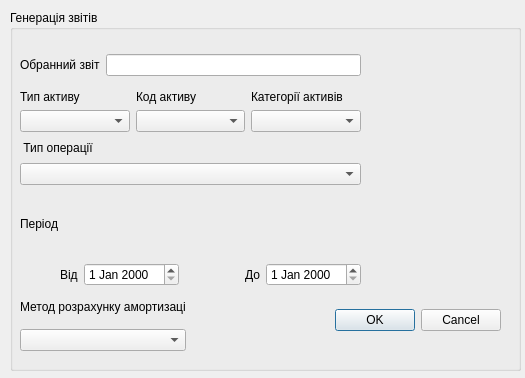
<?xml version="1.0" encoding="UTF-8"?>
<ui version="4.0">
 <class>generateReport</class>
 <widget class="QDialog" name="generateReport">
  <property name="geometry">
   <rect>
    <x>0</x>
    <y>0</y>
    <width>525</width>
    <height>378</height>
   </rect>
  </property>
  <property name="windowTitle">
   <string>Генерація звітів</string>
  </property>
  <widget class="QGroupBox" name="groupBox">
   <property name="geometry">
    <rect>
     <x>10</x>
     <y>10</y>
     <width>511</width>
     <height>361</height>
    </rect>
   </property>
   <property name="title">
    <string>Генерація звітів</string>
   </property>
   <widget class="QWidget" name="layoutWidget">
    <property name="geometry">
     <rect>
      <x>10</x>
      <y>40</y>
      <width>341</width>
      <height>30</height>
     </rect>
    </property>
    <layout class="QHBoxLayout" name="horizontalLayout">
     <item>
      <widget class="QLabel" name="label">
       <property name="text">
        <string>Обранний звіт</string>
       </property>
      </widget>
     </item>
     <item>
      <widget class="QLineEdit" name="lineEdit_chosed_report">
       <property name="readOnly">
        <bool>true</bool>
       </property>
      </widget>
     </item>
    </layout>
   </widget>
   <widget class="QWidget" name="layoutWidget">
    <property name="geometry">
     <rect>
      <x>10</x>
      <y>80</y>
      <width>341</width>
      <height>196</height>
     </rect>
    </property>
    <layout class="QVBoxLayout" name="verticalLayout_7">
     <item>
      <layout class="QVBoxLayout" name="verticalLayout_6">
       <item>
        <layout class="QVBoxLayout" name="verticalLayout_5">
         <item>
          <layout class="QHBoxLayout" name="horizontalLayout_5">
           <item>
            <layout class="QVBoxLayout" name="verticalLayout_2">
             <item>
              <widget class="QLabel" name="label_5">
               <property name="text">
                <string>Тип активу</string>
               </property>
              </widget>
             </item>
             <item>
              <widget class="QComboBox" name="comboBox_active_type"/>
             </item>
            </layout>
           </item>
           <item>
            <layout class="QVBoxLayout" name="verticalLayout_3">
             <item>
              <widget class="QLabel" name="label_6">
               <property name="text">
                <string>Код активу</string>
               </property>
              </widget>
             </item>
             <item>
              <widget class="QComboBox" name="comboBox_active_code"/>
             </item>
            </layout>
           </item>
           <item>
            <layout class="QVBoxLayout" name="verticalLayout_4">
             <item>
              <widget class="QLabel" name="label_7">
               <property name="text">
                <string>Категорії активів</string>
               </property>
              </widget>
             </item>
             <item>
              <widget class="QComboBox" name="comboBox_active_category"/>
             </item>
            </layout>
           </item>
          </layout>
         </item>
         <item>
          <widget class="QLabel" name="label_8">
           <property name="text">
            <string> Тип операції</string>
           </property>
          </widget>
         </item>
         <item>
          <widget class="QComboBox" name="comboBox_operation_type"/>
         </item>
        </layout>
       </item>
      </layout>
     </item>
     <item>
      <layout class="QVBoxLayout" name="verticalLayout">
       <item>
        <widget class="QLabel" name="label_2">
         <property name="text">
          <string>Період</string>
         </property>
        </widget>
       </item>
       <item>
        <layout class="QHBoxLayout" name="horizontalLayout_4">
         <item>
          <layout class="QHBoxLayout" name="horizontalLayout_2">
           <item>
            <spacer name="horizontalSpacer">
             <property name="orientation">
              <enum>Qt::Horizontal</enum>
             </property>
             <property name="sizeHint" stdset="0">
              <size>
               <width>40</width>
               <height>20</height>
              </size>
             </property>
            </spacer>
           </item>
           <item>
            <widget class="QLabel" name="label_3">
             <property name="text">
              <string>Від</string>
             </property>
            </widget>
           </item>
           <item>
            <widget class="QDateEdit" name="dateEdit_from"/>
           </item>
          </layout>
         </item>
         <item>
          <spacer name="horizontalSpacer_2">
           <property name="orientation">
            <enum>Qt::Horizontal</enum>
           </property>
           <property name="sizeHint" stdset="0">
            <size>
             <width>40</width>
             <height>20</height>
            </size>
           </property>
          </spacer>
         </item>
         <item>
          <layout class="QHBoxLayout" name="horizontalLayout_3">
           <item>
            <widget class="QLabel" name="label_4">
             <property name="text">
              <string>До</string>
             </property>
            </widget>
           </item>
           <item>
            <widget class="QDateEdit" name="dateEdit_to"/>
           </item>
          </layout>
         </item>
        </layout>
       </item>
      </layout>
     </item>
    </layout>
   </widget>
   <widget class="QWidget" name="">
    <property name="geometry">
     <rect>
      <x>10</x>
      <y>280</y>
      <width>481</width>
      <height>61</height>
     </rect>
    </property>
    <layout class="QHBoxLayout" name="horizontalLayout_6">
     <item>
      <layout class="QVBoxLayout" name="verticalLayout_8">
       <item>
        <widget class="QLabel" name="label_9">
         <property name="text">
          <string>Метод розрахунку амортизаці</string>
         </property>
        </widget>
       </item>
       <item>
        <widget class="QComboBox" name="comboBox_depreciation_method"/>
       </item>
      </layout>
     </item>
     <item>
      <spacer name="horizontalSpacer_3">
       <property name="orientation">
        <enum>Qt::Horizontal</enum>
       </property>
       <property name="sizeHint" stdset="0">
        <size>
         <width>40</width>
         <height>20</height>
        </size>
       </property>
      </spacer>
     </item>
     <item>
      <widget class="QDialogButtonBox" name="buttonBox">
       <property name="orientation">
        <enum>Qt::Horizontal</enum>
       </property>
       <property name="standardButtons">
        <set>QDialogButtonBox::Cancel|QDialogButtonBox::Ok</set>
       </property>
      </widget>
     </item>
    </layout>
   </widget>
  </widget>
 </widget>
 <resources/>
 <connections>
  <connection>
   <sender>buttonBox</sender>
   <signal>accepted()</signal>
   <receiver>generateReport</receiver>
   <slot>accept()</slot>
   <hints>
    <hint type="sourcelabel">
     <x>198</x>
     <y>330</y>
    </hint>
    <hint type="destinationlabel">
     <x>157</x>
     <y>274</y>
    </hint>
   </hints>
  </connection>
  <connection>
   <sender>buttonBox</sender>
   <signal>rejected()</signal>
   <receiver>generateReport</receiver>
   <slot>reject()</slot>
   <hints>
    <hint type="sourcelabel">
     <x>266</x>
     <y>330</y>
    </hint>
    <hint type="destinationlabel">
     <x>286</x>
     <y>274</y>
    </hint>
   </hints>
  </connection>
 </connections>
</ui>
